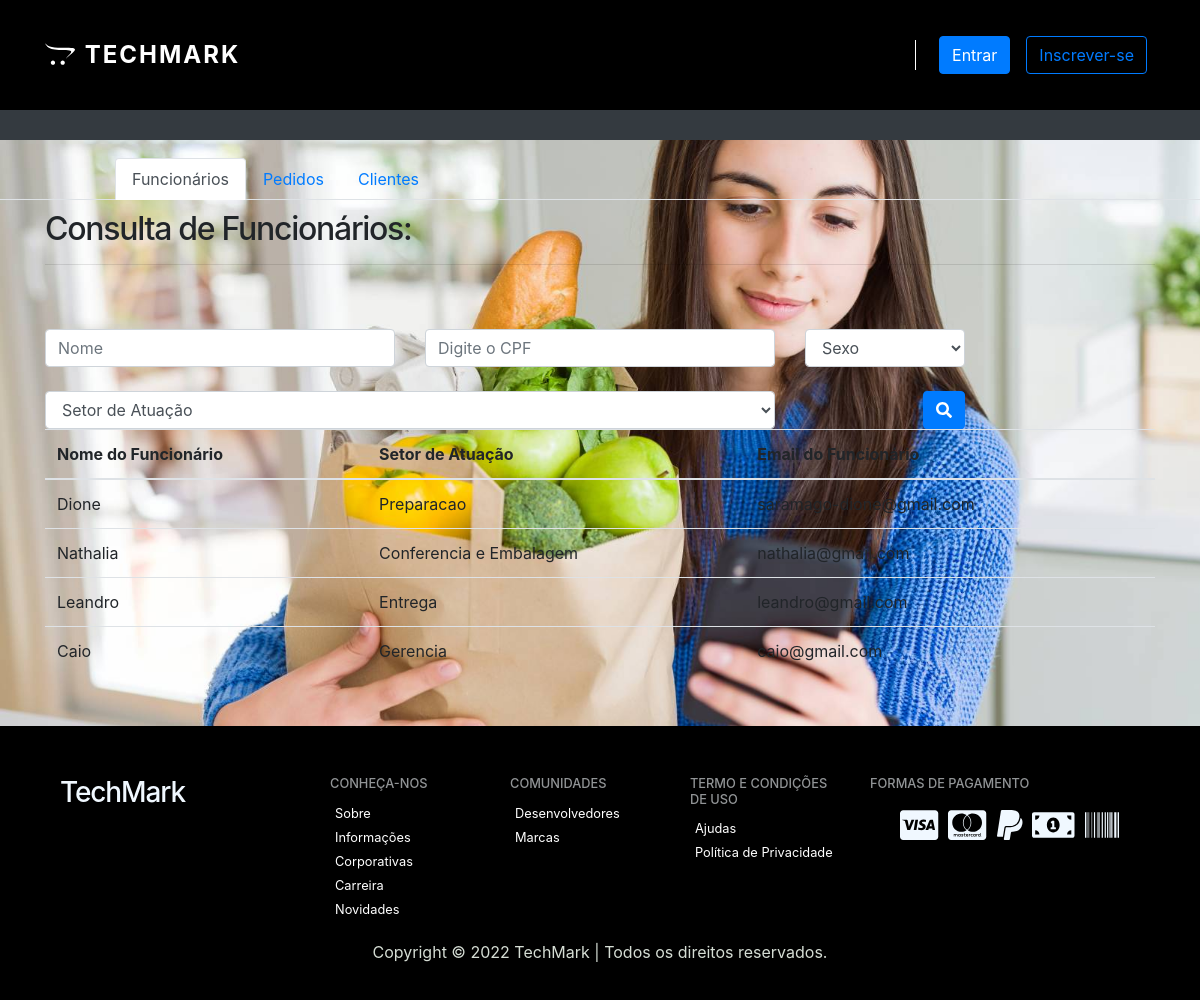
Page /Views/admin-gerente/PaginaGerente.php on the committed database.
### tables this page shows
CREATE TABLE `funcionarios` (
  `idFuncionario` int(11) NOT NULL,
  `nomeFuncionario` varchar(100) NOT NULL,
  `senhaFuncionario` varchar(100) NOT NULL,
  `emailFuncionario` varchar(100) NOT NULL,
  `ehGerente` bit(1) NOT NULL,
  `setorFuncionario` varchar(100) NOT NULL
);

### Models/Funcionario_Service.php (called while the page is built, shortened)
<?php
class FuncionarioService{
	public function getFuncionarios() {
		try {
		  $conexao =Conexao::conectar();
		  $sql = "SELECT * FROM funcionarios";
		  $stmt = $conexao -> prepare($sql);
		  $stmt -> execute();
		  $funcionarios = array();
		  while ($data = $stmt->fetch()) {
			$funcionario = new FuncionarioModel($data["idFuncionario"], $data["nomeFuncionario"], $data["emailFuncionario"], $data["senhaFuncionario"], $data['ehGerente'], $data['setorFuncionario']);
			$funcionario->setIdFuncionario($data["idFuncionario"]);
			$funcionario->setNomeFuncionario($data["nomeFuncionario"]);
			$funcionario->setEmailFuncionario($data["emailFuncionario"]);
			$funcionario->setSenhaFuncionario($data["senhaFuncionario"]);
			$funcionario->setGerenteFuncionario($data["ehGerente"]);
			$funcionario->setSetorFuncionario($data["setorFuncionario"]);
			array_push($funcionarios, $funcionario);
		  }
		  return $funcionarios;
		} catch (PDOException $e) {
		  return null;
		}
	  }
}
?>

### Controllers/FuncionarioController.php (called while the page is built, shortened)
<?php
class FuncionarioController
{
    public static function getFuncionarios() {
        $funcionarioService = new FuncionarioService();
        $allFuncionarios = $funcionarioService->getFuncionarios();
        return $allFuncionarios;
      }
}
?>

### Models/Funcionario_Model.php (called while the page is built, shortened)
<?php
class FuncionarioModel
{
    private $nomeFuncionario;
    private $emailFuncionario;
    private $setorFuncionario;
    public function __construct($idFuncionario, $nomeFuncionario,$emailFuncionario, $senhaFuncionario, $gerenteFuncionario, $setorFuncionario){
        $this->nomeFuncionario = $nomeFuncionario;
        $this->emailFuncionario = $emailFuncionario;
        $this->setorFuncionario = $setorFuncionario;
    }
    public function setIdFuncionario($idFuncionario){
        return $this->idFuncionario = $idFuncionario;
    }
    public function getNomeFuncionario(){
        return $this->nomeFuncionario;
    }
    public function setNomeFuncionario($nomeFuncionario){
        return $this->nomeFuncionario = $nomeFuncionario;
    }
    public function getEmailFuncionario(){
        return $this->emailFuncionario;
    }
    public function setEmailFuncionario($emailFuncionario){
        return $this->emailFuncionario = $emailFuncionario;
    }
    public function setSenhaFuncionario($senhaFuncionario){
        return $this->senhaFuncionario = $senhaFuncionario;
    }
    public function setGerenteFuncionario($gerenteFuncionario){
        return $this->gerenteFuncionario = $gerenteFuncionario;
    }
    public function getSetorFuncionario(){
        return $this->setorFuncionario;
    }
    public function setSetorFuncionario($setorFuncionario){
        return $this->setorFuncionario = $setorFuncionario;
    }
}
?>

### Views/admin-gerente/PaginaGerente.php (the view, shortened to what this page needs)
<?php
require_once "../../Models/Funcionario_Model.php";
require_once "../../Models/Funcionario_Service.php";
require_once "../../Controllers/FuncionarioController.php";
$funcionarios = FuncionarioController::getFuncionarios();
?>
<!DOCTYPE html>
<html lang="pt-br">
  <head>
    <link rel="stylesheet" href="https://stackpath.bootstrapcdn.com/bootstrap/4.1.3/css/bootstrap.min.css">
    <link rel="stylesheet" href="https://use.fontawesome.com/releases/v5.3.1/css/all.css">
    <link rel="stylesheet" type="text/css" href="../../Assets/css/my-style.css">
    <link rel="stylesheet" type="text/css" href="../Assets/css/estilo.css">
		<link rel="stylesheet" href="https://maxcdn.bootstrapcdn.com/bootstrap/4.0.0/css/bootstrap.min.css">
    <header >
      <nav class="navbar navbar-expand-md fixed-top navbar-black">
        <div class="container">
          <a style="color: #fff;
          font-size: 24px;
          text-transform: uppercase;
          text-decoration: none;
          font-weight: 700;
          letter-spacing: 2px;" href="PaginaGerente.php" class="navbar-brand"><i style="margin-right: 2px;" class="fab fa-opencart"></i>
            TechMark
          </a>
          <div class="collapse navbar-collapse" id="nav-principal">
            <ul class="navbar-nav ml-auto">
              <?php if (!isset($_SESSION['user'])) { ?>
              <li class="nav-item">
                <a href="login.php" class="nav-link"><Compre Agora type="Compre Agora" class="btn btn-primary">Entrar</Compre Agora></a>
              </li>
              <li class="nav-item">
                <a href="cadastro.php" class="nav-link"><Compre Agora type="Compre Agora" class="btn btn-outline-primary">Inscrever-se</Compre Agora></a>
              </li>
              <?php } ?>
        </div>
      </nav>
    </header>
  </head>
  <body id="page-gerente">
    <section id="cadastro" style="height: 110px;">
    </section>
    <nav style="background-color: black; height: 30px;" class="navbar navbar-expand-lg navbar-dark bg-dark mb-5">
    </nav>
    <ul style="padding-left: 115px; margin-bottom: 10px; margin-top: -30px;" class="nav nav-tabs">
      <li class="nav-item">
        <a class="nav-link active" href="PaginaGerente.php">Funcionários</a>
      </li>
      <li class="nav-item">
        <a class="nav-link " href="pedidos-consulta.php">Pedidos</a>
      </li>
      <li class="nav-item">
        <a class="nav-link" href="cliente-consulta.php">Clientes</a>
      </li>
    </ul>
    <div class="container">
      <div class="row">
        <div class="col mb-5">
          <h2 >Consulta de Funcionários:</h2>
          <hr>
        </div>
      </div>
      <div class="row mb-4">
        <div class="col-md-4">
            <input type="text" class="form-control" placeholder="Nome" id="nome-funcionario" />
        </div>
        <div class="col-md-4">
            <input type="text" class="form-control" id="cpf-funcionario" \
            pattern="\d{3}\.\d{3}\.\d{3}-\d{2}" \ placeholder="Digite o CPF"/>
        </div>
        <div class="col-md-2">
            <select class="form-control" id="sexo-funcionario">
              <option value="">Sexo</option>
            </select>
        </div>
      </div>
      <div class="row">
        <div class="col-md-8">
            <select class="form-control" id="setor-funcionario">
              <option value="">Setor de Atuação</option>
            </select>
          </div>
          <div class="col-md-2 d-flex justify-content-end">
            <button type="button" class="btn btn-primary" onclick="pesquisarDespesa()">
              <i class="fas fa-search"></i>
            </button>
          </div>
      </div>
      <div class="row">
        <div class="col">
          <table class="table" >
            <thead>
              <tr>
                <th>Nome do Funcionário</th>
                <th>Setor de Atuação</th>
                <th>Email do Funcionário</th>
              </tr>
            </thead>
            <tbody id="listaDespesas">
              <?php
              foreach ($funcionarios as $funcionario) {
                $nome = $funcionario->getNomeFuncionario();
                $setor = $funcionario->getSetorFuncionario();
                $email = $funcionario->getEmailFuncionario();
              ?>
                <tr>
                  <td><?= $nome ?></td>
                  <td><?= $setor ?></td>
                  <td><?= $email ?></td>
                </tr>
              <?php } ?>
            </tbody>
          </table>
        </div>
      </div>
    </div>
    <footer>
      <div class="container">
        <div class="row col-12">
        <div class="col-3">
          <h3 style="color: aliceblue;">TechMark</h3>
        </div>
        <div class="col-2">
         <h4>Conheça-nos</h4>
         <ul class="navbar-nav">
           <li><a href="">Sobre</a></li>
           <li><a href="">Informações Corporativas</a></li>
           <li><a href="">Carreira</a></li>
           <li><a href="">Novidades</a></li>
         </ul>
        </div>
        <div class="col-2">
          <h4>COMUNIDADES</h4>
         <ul class="navbar-nav">
           <li><a href="">Desenvolvedores</a></li>
           <li><a href="">Marcas</a></li>
         </ul>
        </div>
        <div class="col-2">
          <h4>Termo e condições de uso</h4>
         <ul class="navbar-nav">
           <li><a href="">Ajudas</a></li>
           <li><a href="">Política de Privacidade</a></li>
         </ul>
        </div>
        <div class="col-3">
          <h4>Formas de Pagamento</h4>
          <ul class="row">
          <li style="color: aliceblue; font-size: 34px;"><i class="fab fa-cc-visa"></i></li>
          <li style="color: aliceblue; font-size: 34px;"><i class="fab fa-cc-mastercard"></i></li>
          <li style="color: aliceblue; font-size: 34px;"><i class="fab fa-paypal"></i></li>
          <li style="color: aliceblue; font-size: 34px;"><i class="fas fa-money-bill-alt"></i></li>
          <li style="color: aliceblue; font-size: 34px;"><i class="fas fa-barcode"></i></li>
          </ul>
        </div>
        </div>
      </div>
      <div class="" style="text-align: center; margin-top: 20px; color: rgb(213, 221, 212);">
      <p>Copyright &copy; 2022 TechMark | Todos os direitos reservados.</p>
      </div>
      </footer>
  </body>
</html>

### Assets/css/my-style.css (style rules this page uses)
.navbar { background: black; height: 110px; }
footer { margin-top: 35px; background: black; padding: 50px 0px 20px 0px; position: relative; }
footer h4 { color: #919496; font-size: 0.8em; text-transform: uppercase; }
footer .navbar-nav a { color: white; font-size: 0.8em; }
footer ul { list-style: none; }
footer ul li { float: right; margin: 0 5px; }
table { margin-bottom: 50px; }

### Assets/css/estilo.css (style rules this page uses)
html, body, #home { height: 100%; overflow-x: hidden; }
body { background: url(../images/mercado.jpg), linear-gradient(50deg,#090979,#00d4ff); background-attachment: fixed; background-size: cover; font-family: Arial, Helvetica, sans-serif }
nav.navbar-black { background: black; padding: 20px 0px; }
.btn-outline-primary { color:aliceblue; border-color: aliceblue; }
#servicos h2, h3 { color: #007FFF; }
footer { margin-bottom: 0px; }
footer { background: black; padding: 50px 0px 20px 0px; position: relative; }
footer h4 { color: #919496; font-size: 0.8em; text-transform: uppercase; }
footer .navbar-nav a { color: white; font-size: 0.8em; }
footer ul { list-style: none; }
footer ul li { float: right; margin: 0 5px; }
h2 { font-size: 3em; font-weight: 700; letter-spacing: -0.04em; }
h3 { font-size: 2em; font-weight: 700; letter-spacing: -0.04em; }

### rows in the picture
funcionarios: nomeFuncionario "Dione", setorFuncionario "Preparacao", emailFuncionario "saramago-dione@gmail.com"
funcionarios: nomeFuncionario "Nathalia", setorFuncionario "Conferencia e Embalagem", emailFuncionario "nathalia@gmail.com"
funcionarios: nomeFuncionario "Leandro", setorFuncionario "Entrega", emailFuncionario "leandro@gmail.com"
funcionarios: nomeFuncionario "Caio", setorFuncionario "Gerencia", emailFuncionario "caio@gmail.com"
